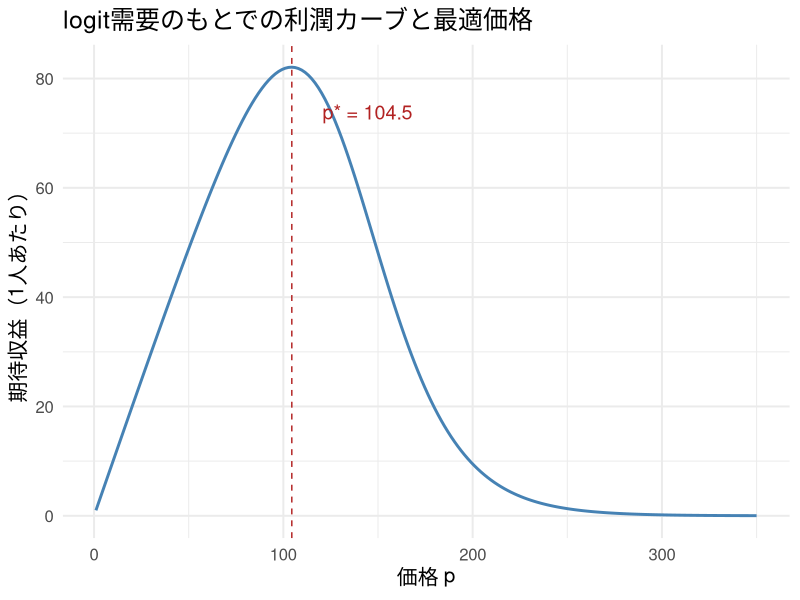
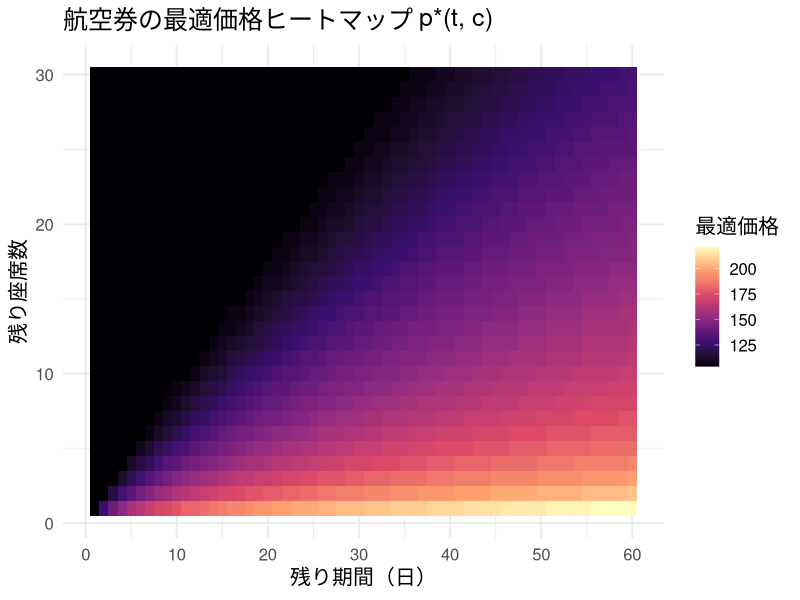
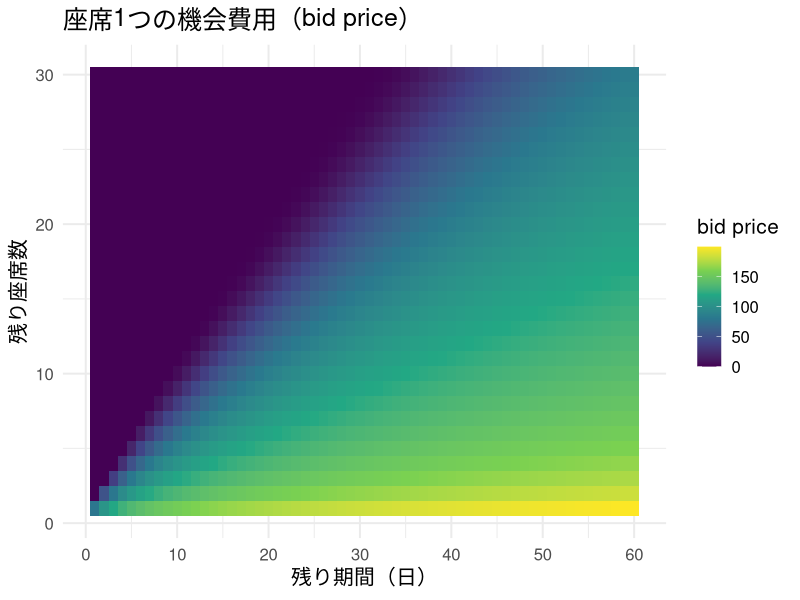
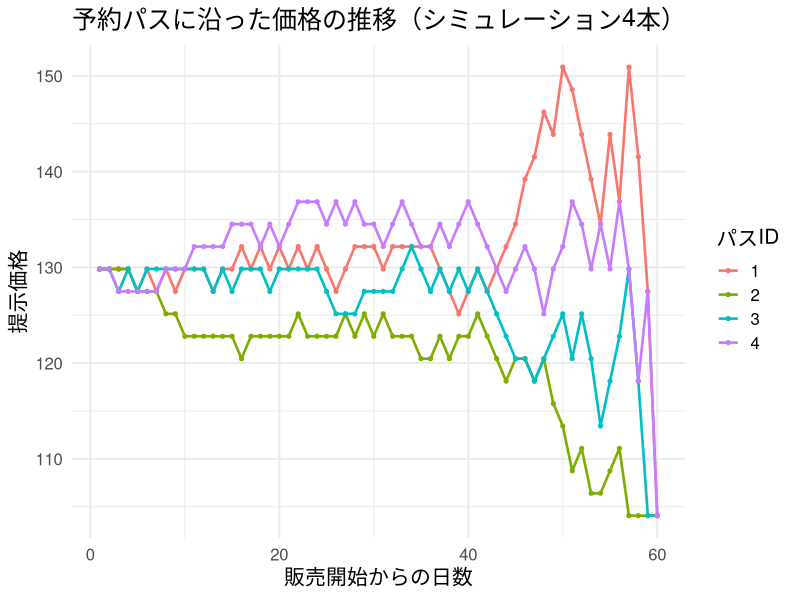
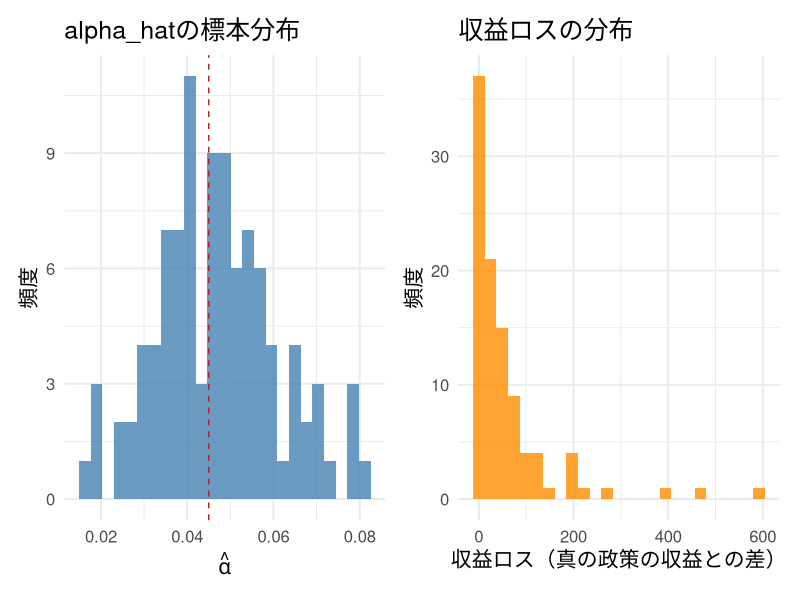

Reproduce these figures in R, in order.
## ---- chunk 1
#| include: false
library(ggplot2)
library(dplyr)
library(tidyr)
library(knitr)
library(patchwork)

set.seed(20265)

theme_slide <- function() {
  fam <- if (Sys.info()[["sysname"]] == "Darwin") "Hiragino Sans" else ""
  theme_minimal(base_size = 15, base_family = fam)
}
theme_set(theme_slide())
knitr::opts_chunk$set(fig.align = "center", dpi = 144)
options(scipen = 8)
## ---- chunk 2
#| label: static-calc
#| include: false
theta0 <- 6.0
alpha  <- 0.045

lambda_p <- function(p, theta0, alpha) {
  u <- theta0 - alpha * p
  1 / (1 + exp(-u))
}

p_grid_static <- seq(1, 350, length.out = 200)
profit_grid <- lambda_p(p_grid_static, theta0, alpha) * p_grid_static
static_df <- data.frame(price = p_grid_static, profit = profit_grid)
p_star_static <- p_grid_static[which.max(profit_grid)]
## ---- chunk 3
#| label: fig-static-profit
#| fig-height: 3.8
ggplot(static_df, aes(x = price, y = profit)) +
  geom_line(color = "steelblue", linewidth = 1) +
  geom_vline(xintercept = p_star_static, linetype = "dashed", color = "firebrick") +
  annotate("text", x = p_star_static + 40, y = max(profit_grid) * 0.9,
           label = paste0("p* = ", round(p_star_static, 1)), color = "firebrick", size = 5) +
  labs(x = "価格 p", y = "期待収益（1人あたり）",
       title = "logit需要のもとでの利潤カーブと最適価格")
## ---- chunk 4
#| label: peakload-table
c_v <- 5   # 可変費用
c_K <- 20  # 容量費用

peak_df <- data.frame(
  rule  = c("素朴な平均費用配分（昼夜で折半）", "Steinerの効率的配分（昼）", "Steinerの効率的配分（夜）"),
  price = c(c_v + c_K / 2, c_v + c_K, c_v)
)
kable(peak_df, digits = 1, col.names = c("ルール", "価格"),
      caption = "peak-load pricingの価格比較（数値例）")
## ---- chunk 5
#| label: dp-setup
#| echo: true
#| output-location: fragment
theta0     <- 6.0     # 価格ゼロでの基準効用
alpha      <- 0.045   # 価格係数（第2回以来の記法、alpha > 0）
lambda_bar <- 0.95    # 1期あたりの客の到着確率
T_period   <- 60      # 販売期間（残り日数の最大値）
C_capacity <- 30      # 座席数

p_grid <- seq(1, 350, length.out = 150)

purchase_prob <- function(p, theta0, alpha, lambda_bar) {
  u <- theta0 - alpha * p
  lambda_bar * (1 / (1 + exp(-u)))
}
## ---- chunk 6
#| label: dp-solve
#| echo: true
#| output-location: fragment
solve_dp <- function(T_period, C_capacity, theta0, alpha, lambda_bar, p_grid) {
  # 行 t+1 が状態t、列 c+1 が状態c（Rは1始まり、DPの状態は0始まり）
  V       <- matrix(0, nrow = T_period + 1, ncol = C_capacity + 1)
  pstar   <- matrix(NA_real_, nrow = T_period + 1, ncol = C_capacity + 1)
  lamstar <- matrix(0, nrow = T_period + 1, ncol = C_capacity + 1)
  lam_grid <- purchase_prob(p_grid, theta0, alpha, lambda_bar)
  for (t in 1:T_period) {
    for (c in 1:C_capacity) {
      # V[t, c] = V(t-1, c-1)（購入時）、V[t, c + 1] = V(t-1, c)（非購入時）
      obj <- lam_grid * (p_grid + V[t, c]) + (1 - lam_grid) * V[t, c + 1]
      best <- which.max(obj)
      V[t + 1, c + 1]       <- obj[best]
      pstar[t + 1, c + 1]   <- p_grid[best]
      lamstar[t + 1, c + 1] <- lam_grid[best]
    }
    V[t + 1, 1] <- 0   # 在庫ゼロなら収益なし
  }
  list(V = V, pstar = pstar, lamstar = lamstar)
}
## ---- chunk 7
#| label: dp-run
#| include: false
dp_result <- solve_dp(T_period, C_capacity, theta0, alpha, lambda_bar, p_grid)
V_mat       <- dp_result$V
pstar_mat   <- dp_result$pstar
lamstar_mat <- dp_result$lamstar
## ---- chunk 8
#| label: dp-results
res_df <- data.frame(
  state = c("残り60日・残り30席（初日・満席）", "残り60日・残り1席",
            "出発前日・残り30席（全然売れていない）", "出発前日・残り1席"),
  price = c(pstar_mat[T_period + 1, C_capacity + 1], pstar_mat[T_period + 1, 2],
            pstar_mat[2, C_capacity + 1], pstar_mat[2, 2])
)
kable(res_df, digits = 1, col.names = c("状態（残り期間・残り座席）", "最適価格"),
      caption = "backward inductionが返す最適価格（期待総収益はおよそ3800強）")
## ---- chunk 9
#| label: fig-heatmap-price
#| fig-height: 4.0
heat_df <- expand.grid(t = 1:T_period, c = 1:C_capacity) %>%
  rowwise() %>%
  mutate(price = pstar_mat[t + 1, c + 1]) %>%
  ungroup()

ggplot(heat_df, aes(x = t, y = c, fill = price)) +
  geom_tile() +
  scale_fill_viridis_c(name = "最適価格", option = "magma") +
  scale_x_continuous(breaks = seq(0, 60, 10)) +
  labs(x = "残り期間（日）", y = "残り座席数",
       title = "航空券の最適価格ヒートマップ p*(t, c)")
## ---- chunk 10
#| label: fig-bidprice
#| fig-height: 3.4
bid_price_df <- expand.grid(t = 1:T_period, c = 1:C_capacity) %>%
  rowwise() %>%
  mutate(bid_price = V_mat[t + 1, c + 1] - V_mat[t + 1, c]) %>%
  ungroup()

ggplot(bid_price_df, aes(x = t, y = c, fill = bid_price)) +
  geom_tile() +
  scale_fill_viridis_c(name = "bid price", option = "viridis") +
  scale_x_continuous(breaks = seq(0, 60, 10)) +
  labs(x = "残り期間（日）", y = "残り座席数",
       title = "座席1つの機会費用（bid price）")
## ---- chunk 11
#| label: fig-booking-paths
#| fig-height: 3.8
simulate_booking_path <- function(seed, T_period, C_capacity, pstar_mat, lamstar_mat) {
  set.seed(seed)
  c_remain <- C_capacity
  t_remain <- T_period
  path <- data.frame(day = integer(0), price = numeric(0))
  day <- 0
  while (t_remain >= 1 && c_remain >= 1) {
    day <- day + 1
    p   <- pstar_mat[t_remain + 1, c_remain + 1]
    lam <- lamstar_mat[t_remain + 1, c_remain + 1]
    path <- rbind(path, data.frame(day = day, price = p))
    if (runif(1) < lam) c_remain <- c_remain - 1
    t_remain <- t_remain - 1
  }
  path
}

paths_list <- lapply(1:4, function(i) {
  p <- simulate_booking_path(30000 + i, T_period, C_capacity, pstar_mat, lamstar_mat)
  p$path_id <- factor(i)
  p
})
paths_df <- bind_rows(paths_list)

ggplot(paths_df, aes(x = day, y = price, color = path_id)) +
  geom_line(linewidth = 0.9) +
  geom_point(size = 1.1) +
  labs(x = "販売開始からの日数", y = "提示価格",
       title = "予約パスに沿った価格の推移（シミュレーション4本）", color = "パスID")
## ---- chunk 12
#| label: fixed-vs-dynamic
evaluate_fixed_price <- function(p, T_period, C_capacity, theta0, alpha, lambda_bar) {
  lam <- purchase_prob(p, theta0, alpha, lambda_bar)
  W <- matrix(0, nrow = T_period + 1, ncol = C_capacity + 1)
  for (t in 1:T_period) {
    for (c in 1:C_capacity) {
      W[t + 1, c + 1] <- lam * (p + W[t, c]) + (1 - lam) * W[t, c + 1]
    }
    W[t + 1, 1] <- 0
  }
  W[T_period + 1, C_capacity + 1]
}

fixed_p_grid <- seq(1, 350, length.out = 80)
fixed_revenues <- sapply(fixed_p_grid, evaluate_fixed_price,
                         T_period = T_period, C_capacity = C_capacity,
                         theta0 = theta0, alpha = alpha, lambda_bar = lambda_bar)

best_fixed_p   <- fixed_p_grid[which.max(fixed_revenues)]
best_fixed_rev <- max(fixed_revenues)
dynamic_rev    <- V_mat[T_period + 1, C_capacity + 1]
lift_pct <- 100 * (dynamic_rev - best_fixed_rev) / best_fixed_rev

comparison_df <- data.frame(
  hoshiki = c("最適固定価格", "動的価格（DP最適）"),
  kakaku  = c(as.character(round(best_fixed_p, 1)), "状態に応じて変動"),
  shueki  = c(round(best_fixed_rev, 1), round(dynamic_rev, 1))
)
kable(comparison_df, col.names = c("方式", "価格の目安", "期待収益"),
      caption = "固定価格 vs 動的価格の期待収益比較")
cat("動的価格による収益リフト:", round(lift_pct, 2), "%\n")
## ---- chunk 13
#| label: pipeline-funcs
#| include: false
price_menu <- c(90, 110, 130, 150, 170)

generate_booking_data <- function(seed, T_period, C_capacity, theta0, alpha, lambda_bar, price_menu) {
  set.seed(seed)
  c_remain <- C_capacity
  prices_obs   <- numeric(0)
  purchase_obs <- numeric(0)
  for (t in T_period:1) {
    if (c_remain == 0) break
    p <- sample(price_menu, 1)
    arrived <- runif(1) < lambda_bar
    if (arrived) {
      u <- theta0 - alpha * p
      purchased <- as.numeric(runif(1) < 1 / (1 + exp(-u)))
      prices_obs   <- c(prices_obs, p)
      purchase_obs <- c(purchase_obs, purchased)
      if (purchased == 1) c_remain <- c_remain - 1
    }
  }
  list(prices = prices_obs, purchase = purchase_obs)
}

sigmoid <- function(x) 1 / (1 + exp(-x))

fit_logit_newton <- function(prices, purchase, theta_init = c(0, 0.01), max_iter = 100, tol = 1e-10) {
  X <- cbind(1, -prices)
  theta <- theta_init
  for (it in 1:max_iter) {
    u     <- as.vector(X %*% theta)
    p_hat <- sigmoid(u)
    grad  <- as.vector(t(X) %*% (purchase - p_hat))
    W     <- p_hat * (1 - p_hat)
    H     <- -t(X * W) %*% X
    theta_new <- theta - solve(H, grad)
    if (max(abs(theta_new - theta)) < tol) {
      theta <- theta_new
      break
    }
    theta <- theta_new
  }
  list(theta = theta, n_iter = it)
}

booking_data <- generate_booking_data(20265, T_period, C_capacity, theta0, alpha, lambda_bar, price_menu)
## ---- chunk 14
#| label: pipeline-mle
#| echo: true
#| output-location: fragment
mle_result <- fit_logit_newton(booking_data$prices, booking_data$purchase)
const_hat <- mle_result$theta[1]
alpha_hat <- mle_result$theta[2]
cat("真の (theta0, alpha):", theta0, alpha, "\n")
cat("推定 (theta0_hat, alpha_hat):", round(const_hat, 3), round(alpha_hat, 4), "\n")
## ---- chunk 15
#| label: pipeline-evaluate
#| include: false
dp_hat <- solve_dp(T_period, C_capacity, const_hat, alpha_hat, lambda_bar, p_grid)
pstar_hat <- dp_hat$pstar

evaluate_policy_on_true_model <- function(pstar_policy, T_period, C_capacity, theta0, alpha, lambda_bar) {
  W <- matrix(0, nrow = T_period + 1, ncol = C_capacity + 1)
  for (t in 1:T_period) {
    for (c in 1:C_capacity) {
      p <- pstar_policy[t + 1, c + 1]
      lam_true <- purchase_prob(p, theta0, alpha, lambda_bar)
      W[t + 1, c + 1] <- lam_true * (p + W[t, c]) + (1 - lam_true) * W[t, c + 1]
    }
    W[t + 1, 1] <- 0
  }
  W[T_period + 1, C_capacity + 1]
}

revenue_true_policy <- V_mat[T_period + 1, C_capacity + 1]
revenue_hat_policy  <- evaluate_policy_on_true_model(pstar_hat, T_period, C_capacity, theta0, alpha, lambda_bar)
revenue_loss <- revenue_true_policy - revenue_hat_policy
## ---- chunk 16
#| label: pipeline-loss
loss_df <- data.frame(
  seisaku = c("真の政策（真のalphaでDP）", "推定政策（alpha_hatでDP）"),
  shueki  = c(round(revenue_true_policy, 1), round(revenue_hat_policy, 1))
)
kable(loss_df, col.names = c("政策", "真のモデル上での期待収益"),
      caption = "推定誤差が生む収益ロス")
cat("収益ロス:", round(revenue_loss, 1),
    "（真の収益の", round(100 * revenue_loss / revenue_true_policy, 2), "%）\n")
## ---- chunk 17
#| label: mc-pipeline
#| include: false
n_mc <- 100
alpha_hat_vec <- numeric(n_mc)
revenue_loss_vec <- numeric(n_mc)

for (m in 1:n_mc) {
  bd <- generate_booking_data(10000 + m, T_period, C_capacity, theta0, alpha, lambda_bar, price_menu)
  if (length(bd$prices) < 5 || sd(bd$prices) < 1e-8) {
    alpha_hat_vec[m] <- NA
    revenue_loss_vec[m] <- NA
    next
  }
  fit_m <- fit_logit_newton(bd$prices, bd$purchase)
  a_hat_m <- fit_m$theta[2]
  c_hat_m <- fit_m$theta[1]
  if (!is.finite(a_hat_m) || a_hat_m <= 0 || a_hat_m > 1) {
    alpha_hat_vec[m] <- NA
    revenue_loss_vec[m] <- NA
    next
  }
  dp_m <- solve_dp(T_period, C_capacity, c_hat_m, a_hat_m, lambda_bar, p_grid)
  rev_m <- evaluate_policy_on_true_model(dp_m$pstar, T_period, C_capacity, theta0, alpha, lambda_bar)
  alpha_hat_vec[m] <- a_hat_m
  revenue_loss_vec[m] <- revenue_true_policy - rev_m
}

mc_df <- data.frame(alpha_hat = alpha_hat_vec, revenue_loss = revenue_loss_vec) %>%
  filter(!is.na(revenue_loss))
## ---- chunk 18
#| label: fig-mc-pipeline
#| fig-height: 3.7
p1 <- ggplot(mc_df, aes(x = alpha_hat)) +
  geom_histogram(bins = 25, fill = "steelblue", alpha = 0.8) +
  geom_vline(xintercept = alpha, linetype = "dashed", color = "firebrick") +
  labs(x = expression(hat(alpha)), y = "頻度", title = "alpha_hatの標本分布")

p2 <- ggplot(mc_df, aes(x = revenue_loss)) +
  geom_histogram(bins = 25, fill = "darkorange", alpha = 0.8) +
  labs(x = "収益ロス（真の政策の収益との差）", y = "頻度", title = "収益ロスの分布")

p1 + p2
## ---- chunk 19
#| label: feedback-loop
#| include: false
generate_booking_data_dynamic <- function(seed, T_period, C_capacity, theta0, alpha, lambda_bar, pstar_policy) {
  set.seed(seed)
  c_remain <- C_capacity
  prices_obs   <- numeric(0)
  purchase_obs <- numeric(0)
  for (t in T_period:1) {
    if (c_remain == 0) break
    p <- pstar_policy[t + 1, c_remain + 1]
    arrived <- runif(1) < lambda_bar
    if (arrived) {
      u <- theta0 - alpha * p
      purchased <- as.numeric(runif(1) < sigmoid(u))
      prices_obs   <- c(prices_obs, p)
      purchase_obs <- c(purchase_obs, purchased)
      if (purchased == 1) c_remain <- c_remain - 1
    }
  }
  list(prices = prices_obs, purchase = purchase_obs)
}

dyn_data <- generate_booking_data_dynamic(20268, T_period, C_capacity, theta0, alpha, lambda_bar, pstar_mat)
fit_dyn <- fit_logit_newton(dyn_data$prices, dyn_data$purchase)
## ---- chunk 20
#| label: feedback-table
fb_df <- data.frame(
  data_type = c("価格実験データ（ランダム化）", "自社の動的価格ルールのデータ"),
  price_sd  = c(round(sd(booking_data$prices), 2), round(sd(dyn_data$prices), 2)),
  a_hat     = c(round(alpha_hat, 4), round(fit_dyn$theta[2], 4))
)
kable(fb_df, col.names = c("データ", "価格の標準偏差", "推定されたalpha"),
      caption = "真のalphaは0.045。動的価格ルールのデータでは推定が大きく崩れる")
## ---- chunk 21
#| label: course-map
course_map <- data.frame(
  axis = c("需要推定", "需要推定", "需要推定", "供給側行動", "異質性の把握", "因果推論",
           "因果推論", "階層・異質性", "階層・異質性", "異質性・政策", "動学",
           "動学", "動学（本日）"),
  kai  = c("第2回", "第3回", "第4回", "第4回", "第6回", "第7回",
           "第8回", "第9回", "第10回", "第11回", "第13回",
           "第14回", "第15回"),
  naiyo = c("logit需要・MLE", "IV・nested logit", "random coefficient logit",
            "Bertrand-Nash・合併分析", "コンジョイント・WTP", "A/Bテスト",
            "観察データの因果推論", "階層モデル・shrinkage", "BG/NBD・CLV",
            "ターゲティング・policy learning", "動学的離散選択（消費者）",
            "state dependence・買いだめ", "dynamic pricing（企業）")
)
kable(course_map, col.names = c("軸", "回", "内容"),
      caption = "計量経済学IIの15回地図：4つの軸から価格最適化へ")
